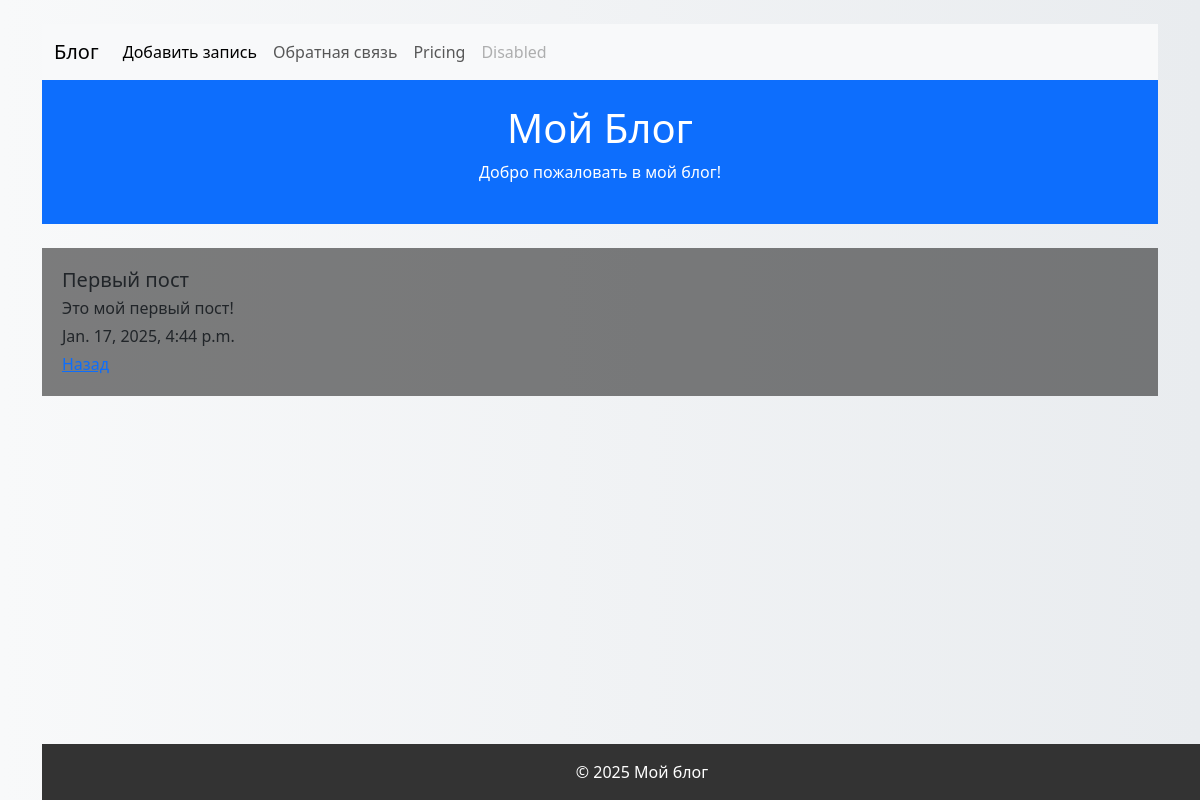
/posts/1, run on the app's committed database.
### core/models.py (models this page shows, shortened)
class Post(models.Model):
     title = models.CharField(max_length=255, verbose_name='Заголовок')
     text = models.TextField(max_length=255, verbose_name='Текст')
     created_date = models.DateTimeField(auto_now_add=True, verbose_name='Дата создания')
     category = models.ForeignKey(PostCategory, blank=True, null=True, on_delete=models.SET_NULL, verbose_name='Категория')
     class Meta:
        verbose_name = 'Пост'
        verbose_name_plural = 'Посты'
        ordering = ['-created_date']

### core/views.py (the view)
# urls.py: path('posts/<int:post_id>', views.post_detail, name = 'post_detail'),
def post_detail(request, post_id):
     post = Post.objects.get(id=post_id)
     return render (request, 'post_detail.html', {'post':post})

### templates/post_detail.html
{% extends 'base.html' %}
{% block content %}
<div class="container mt-4 overlay">
    <div class="row">
        <div class="col-md-9">
            <h5 class="mb-1">{{post.title}}</h5>
            <p class="mb-1">{{post.text}}</p>
            <p class="mb-1">{{post.created_date}}</p>
            <a href="/">Назад</a>
        </div>
    </div>
</div>
{% endblock %}

### templates/base.html (style rules this page uses)
body { background: linear-gradient(to right, #f8f9fa, #e9ecef); }
.overlay { background-color: rgba(0, 0, 0, 0.5); padding: 20px; }

### data on the page
Post: title "Первый пост", text "Это мой первый пост!", created_date "Jan. 17, 2025, 4:44 p.m."
